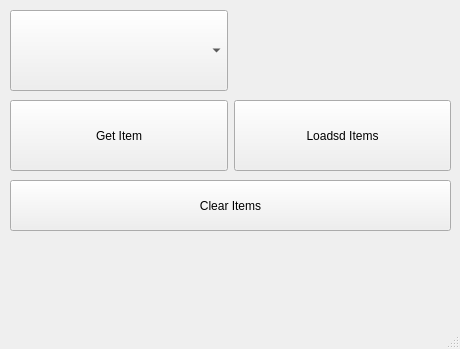
<?xml version="1.0" encoding="UTF-8"?>
<ui version="4.0">
 <class>MainWindow</class>
 <widget class="QMainWindow" name="MainWindow">
  <property name="geometry">
   <rect>
    <x>0</x>
    <y>0</y>
    <width>460</width>
    <height>349</height>
   </rect>
  </property>
  <property name="windowTitle">
   <string>MainWindow</string>
  </property>
  <widget class="QWidget" name="centralwidget">
   <widget class="QPushButton" name="btnClear">
    <property name="geometry">
     <rect>
      <x>10</x>
      <y>180</y>
      <width>441</width>
      <height>51</height>
     </rect>
    </property>
    <property name="text">
     <string>Clear Items</string>
    </property>
   </widget>
   <widget class="QWidget" name="">
    <property name="geometry">
     <rect>
      <x>10</x>
      <y>10</y>
      <width>441</width>
      <height>81</height>
     </rect>
    </property>
    <layout class="QHBoxLayout" name="horizontalLayout">
     <item>
      <widget class="QComboBox" name="cbSehirler">
       <property name="sizePolicy">
        <sizepolicy hsizetype="Preferred" vsizetype="Expanding">
         <horstretch>0</horstretch>
         <verstretch>0</verstretch>
        </sizepolicy>
       </property>
      </widget>
     </item>
     <item>
      <widget class="QLabel" name="lblResult">
       <property name="sizePolicy">
        <sizepolicy hsizetype="Preferred" vsizetype="Expanding">
         <horstretch>0</horstretch>
         <verstretch>0</verstretch>
        </sizepolicy>
       </property>
       <property name="text">
        <string/>
       </property>
      </widget>
     </item>
    </layout>
   </widget>
   <widget class="QWidget" name="">
    <property name="geometry">
     <rect>
      <x>10</x>
      <y>100</y>
      <width>441</width>
      <height>71</height>
     </rect>
    </property>
    <layout class="QHBoxLayout" name="horizontalLayout_2">
     <item>
      <widget class="QPushButton" name="btnGetItem">
       <property name="sizePolicy">
        <sizepolicy hsizetype="Minimum" vsizetype="Expanding">
         <horstretch>0</horstretch>
         <verstretch>0</verstretch>
        </sizepolicy>
       </property>
       <property name="text">
        <string>Get Item</string>
       </property>
      </widget>
     </item>
     <item>
      <widget class="QPushButton" name="btnLoadItems">
       <property name="sizePolicy">
        <sizepolicy hsizetype="Minimum" vsizetype="Expanding">
         <horstretch>0</horstretch>
         <verstretch>0</verstretch>
        </sizepolicy>
       </property>
       <property name="text">
        <string>Loadsd Items</string>
       </property>
      </widget>
     </item>
    </layout>
   </widget>
  </widget>
  <widget class="QMenuBar" name="menubar">
   <property name="geometry">
    <rect>
     <x>0</x>
     <y>0</y>
     <width>460</width>
     <height>26</height>
    </rect>
   </property>
  </widget>
  <widget class="QStatusBar" name="statusbar"/>
 </widget>
 <resources/>
 <connections/>
</ui>
